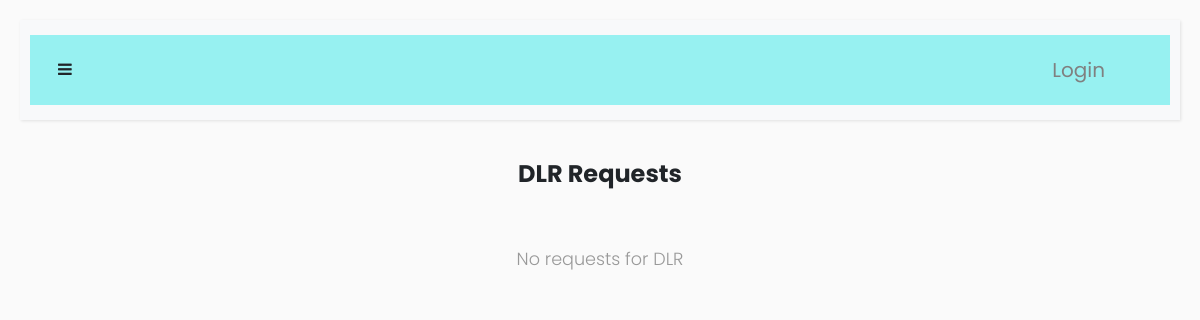
Before: /admindlr with the older database file.
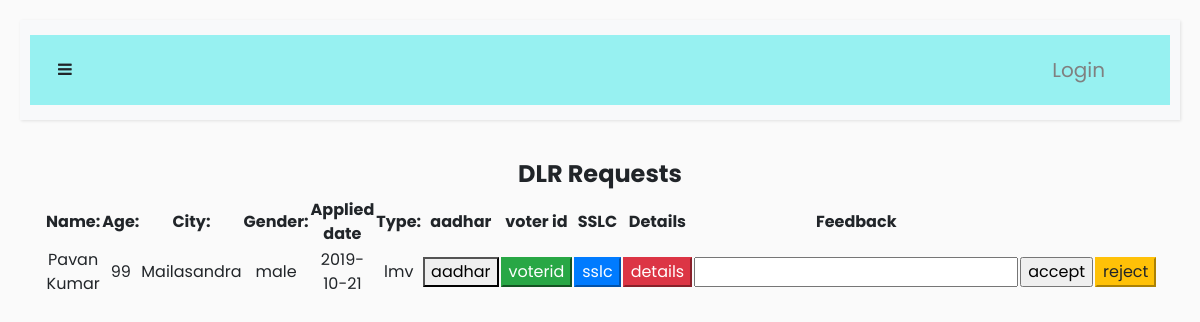
After: the same page with the newer database file.
### tables this page shows
CREATE TABLE "llr" (
	`applno`	INTEGER NOT NULL PRIMARY KEY AUTOINCREMENT,
	`firstname`	TEXT,
	`lastname`	TEXT,
	`fathername`	TEXT,
	`email`	TEXT,
	`address`	TEXT,
	`pincode`	INTEGER,
	`city`	TEXT,
	`district`	TEXT,
	`state`	TEXT,
	`country`	TEXT,
	`dob`	TEXT,
	`age`	INTEGER,
	`gender`	TEXT,
	`phone`	INTEGER,
	`bloodgroup`	TEXT,
	`currentdate`	TEXT,
	`expirydate`	TEXT,
	`status`	TEXT,
	`type`	TEXT,
	`rto`	TEXT,
	`feedback`	TEXT,
	`llrno`	TEXT,
	`admindate`	TEXT
);

### login.py (the view)
@app.route('/admindlr',methods=['GET','POST'])
def admindlr():
     with sqlite3.connect('r.db') as con:
            cur=con.cursor()
            try:
                if(cur.execute("select firstname,email,age,city,gender,currentdate,type from llr where email in(select email from dlr where status = ?)",("pending",))):
                    data=cur.fetchall()
                    return render_template('admindlr.html',data=data)
                else:
                    flash("no user requests","warning")
                    return render_template('empdashboard.html')
            except:
                flash("no user requests","warning")
                return render_template('empdashboard.html')
     return render_template('admindlr.html')

### templates/admindlr.html (shortened to what this page needs)
{% extends "layout.html" %}
{% block body %}
<center><h4><b>DLR Requests</b></h4></center>
{%if data%}
<div class="container">
    <div class="row">
<div class="col-md-8">
    <table>
        <tr>
            <th>Name:</th>
            <th>Age:</th>
            <th>City:</th>
            <th>Gender:</th>
            <th>Applied date</th>
            <th>Type:</th>
            <th>aadhar</th>
            <th>voter id</th>
            <th>SSLC</th>
            <th>Details</th>
            <th>Feedback</th>
        </tr>
        {% for row in data %}
        <form method=post  action="/dlredit/{{ row[1] }}">
        <tr>
            <td>{{row[0]}}</td>
            <td>{{row[2]}}</td>
            <td>{{row[3]}}</td>
            <td>{{row[4]}}</td>
            <td>{{row[5]}}</td>
            <td>{{row[6]}}</td>
            <td><a href="/aadhar/{{ row[1] }}"><button type="button" class="btn-default">aadhar</button></a></td>
            <td><a href="/voterid/{{ row[1] }}"><button type="button" class="btn-success">voterid</button></a></td>
            <td><a href="/sslc/{{ row[1] }}"><button type="button" class="btn-primary">sslc</button></a></td>
            <td><a href="/details/{{ row[1] }}"><button type="button" class="btn-danger">details</button></a></td>
            <td><input type="text" name="feedback"></td>
            <td><input type="submit" name="action" class="button button1" value="accept"></td>
            <td><input type="submit" name="action" class="btn-warning" value="reject"></td>
        </tr>
{% endfor %}
    </table>
</div>
</div>
{%else%}
<center>
    <br><br>
    <p> No requests for DLR</p>
</center>
        {%endif%}
{% endblock%}

### templates/layout.html (shortened to what this page needs)
<!doctype html>
<html lang="en">
<head>
  <link rel="stylesheet" href="{{ url_for('static',filename='styles/myform.css')}}" type="text/css">
  <link rel="stylesheet" href="https://stackpath.bootstrapcdn.com/bootstrap/4.3.1/css/bootstrap.min.css">
  <link rel="stylesheet" href="https://cdnjs.cloudflare.com/ajax/libs/malihu-custom-scrollbar-plugin/3.1.5/jquery.mCustomScrollbar.min.css">
  <link rel="stylesheet" href="https://stackpath.bootstrapcdn.com/bootstrap/4.3.1/css/bootstrap.min.css">
  <link href="https://stackpath.bootstrapcdn.com/bootstrap/4.3.1/css/bootstrap.min.css" rel="stylesheet">
  <link rel="stylesheet" href="https://stackpath.bootstrapcdn.com/font-awesome/4.7.0/css/font-awesome.min.css">
</head>
  <body class="text-center">
    {% include 'navbar.html' %}
    {% block body %}
    {% endblock %}
    </body>
    </html>

### templates/navbar.html (shortened to what this page needs)
<div class="wrapper">
  <div id="content">
      <nav class="navbar navbar-expand-lg navbar-light bg-light">
          <div class="container-fluid">
              <button type="button" id="sidebarCollapse" class="btn text-sidebar bg-turbo-yellow" color="black">
                  <i class="fa fa-bars"></i>
              </button>
              <div class="collapse navbar-collapse" id="navbarSupportedContent" >
                  <ul class="nav navbar-nav ml-auto">
                      <div class="dropdown" id="navbarSupportedContent">
                           {% if session.get("email", None) == None %}
                        <button class="dropbtn" style="font-size: 20px;" >Login</button>
                                {% endif %}
                      </div>
                  </ul>
              </div>
          </div>
      </nav>

### templates/navbar.html (style rules this page uses)
body { font-family: 'Poppins', sans-serif; background: #fafafa; }
a, a:hover, a:focus { color: inherit; text-decoration: none; transition: all 0.3s; }
.container-fluid { background: rgb(151, 241, 241); }
.navbar { padding: 15px 10px; background: rgb(136, 120, 120); border: none; border-radius: 0; margin-bottom: 40px; box-shadow: 1px 1px 3px rgba(0, 0, 0, 0.1); }
.wrapper { display: flex; width: 100%; align-items: stretch; }
#content { width: 100%; padding: 20px; min-height: 100vh; transition: all 0.3s; }
.dropbtn { background-color:rgb(151, 241, 241); font-family: 'Poppins', sans-serif; color: Gray; padding: 20px; font-size: 16px; border: none; cursor: pointer; margin-right: 30px; }
.dropdown { position: relative; display: inline-block; }

Changed rows visible on the page:
now on this page (row edited): llr: firstname "Pavan Kumar", age "99", city "Mailasandra", gender "male", currentdate "2019-10-21", type "lmv"
Other visible differences:
text no longer shown: "No requests for DLR"
text now shown: "Name: Age: City: Gender: Applied date Type: aadhar voter id SSLC Details Feedback"
